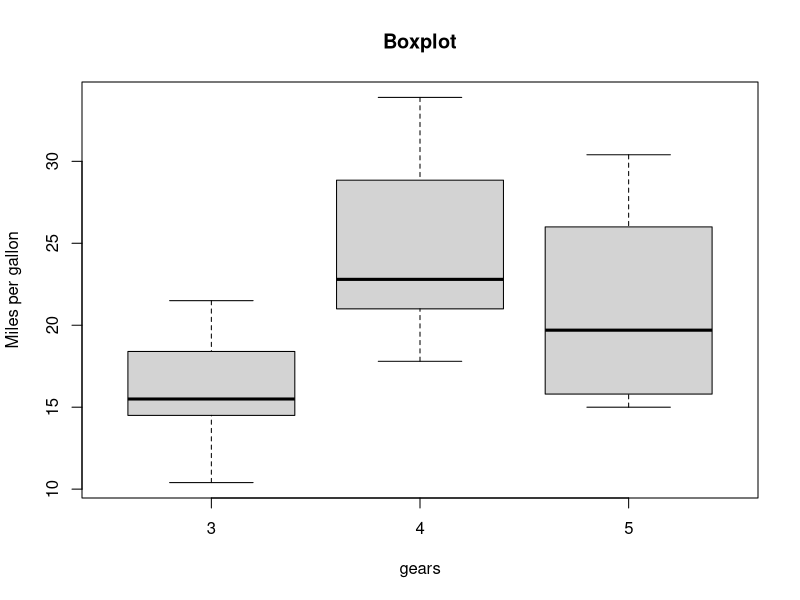
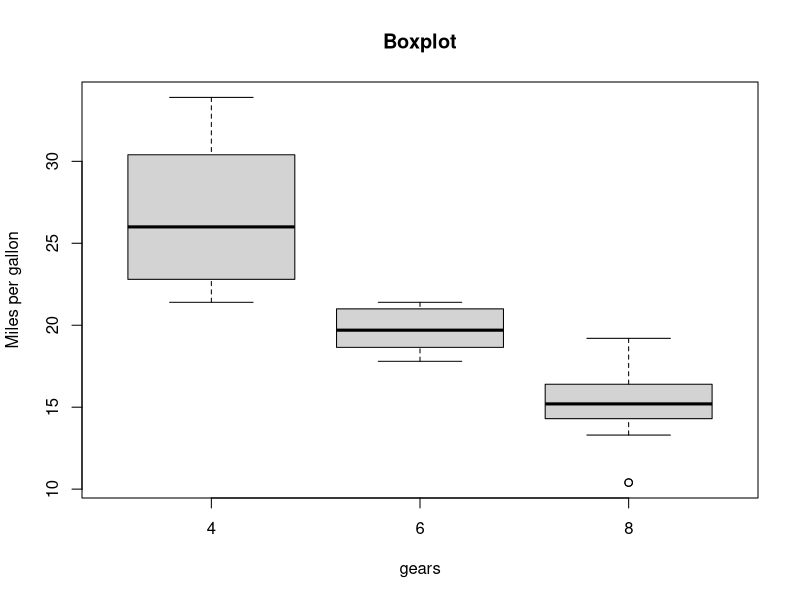

Write R code to recreate these figures, in order.
#1. Create a box and whisker plot by class using mtcars dataset. 
# load the caret library
#class variable is gears
boxplot(mpg ~ gear, data = mtcars,
        xlab = "gears", ylab = "Miles per gallon",
        main = "Boxplot")
#class variable is cylinders
boxplot(mpg ~ cyl, data = mtcars,
        xlab = "gears", ylab = "Miles per gallon",
        main = "Boxplot")
